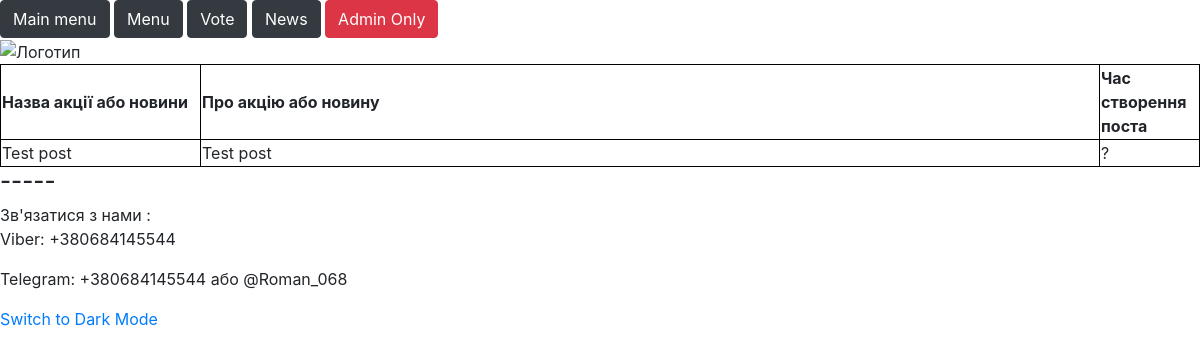
Page /news on the committed database.
### tables this page shows
CREATE TABLE "NEWS" (
	"main"	TEXT,
	"about_post"	TEXT,
	"time"	TEXT
);

### Pizzeria.py (the view)
@app.route('/news')
def news():
    connect = sqlite3.connect('database.db')
    cursor = connect.cursor()
    cursor.execute('SELECT * FROM NEWS')
    data = cursor.fetchall()
    return render_template('news.html', data=data)

### templates/news.html (shortened to what this page needs)
<!DOCTYPE html>
<html lang="en">
<head>
</head>
<body>
{% extends "main_pizza.html" %}
    {% block content %}
    <img src="https://images.vexels.com/media/users/3/128435/isolated/preview/3bba8cf18c7b31717c98231e7d6e736e-italian-pizza-logo.png" alt="Логотип">
        <table style="width:100%">
            <tr>
              <th style="width: 200px">Назва акції або новини</th>
              <th>Про акцію або новину</th>
                <th style="width:100px">Час створення поста</th>
            </tr>
            {% for news in data %}
               <tr>
                   <td>{{news[0]}}</td>
                   <td>{{news[1]}}</td>
                   <td>{{news[2]}}</td>
                </tr>
            {% endfor %}
          </table>
{% endblock %}

### static/pizza.css (style rules this page uses)
img { width: 200px }

### templates/news.html (style rules this page uses)
table, th, td { border:1px solid black; }

### rows in the picture
NEWS: main "Test post", about_post "Test post", time "?"
